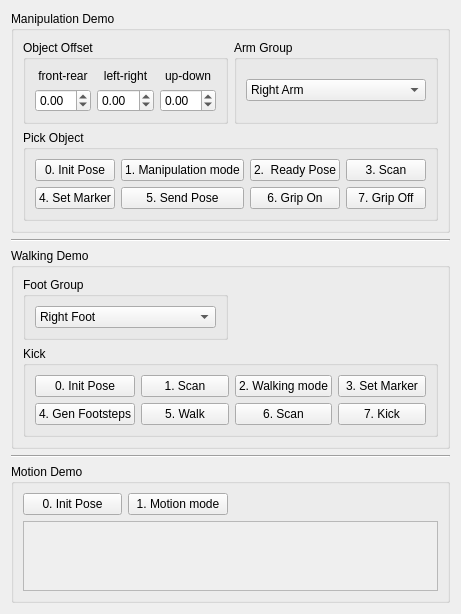
         <widget class="QWidget" name="tab_demo">
          <attribute name="title">
           <string>Demo</string>
          </attribute>
          <layout class="QVBoxLayout" name="verticalLayout_9">
           <item>
            <widget class="QGroupBox" name="groupBox_manipulation_demo">
             <property name="title">
              <string>Manipulation Demo</string>
             </property>
             <layout class="QGridLayout" name="gridLayout_11">
              <item row="0" column="0">
               <widget class="QGroupBox" name="groupBox_object_offset">
                <property name="title">
                 <string>Object Offset</string>
                </property>
                <layout class="QGridLayout" name="gridLayout_12">
                 <item row="0" column="0">
                  <widget class="QLabel" name="label_20">
                   <property name="text">
                    <string>front-rear</string>
                   </property>
                   <property name="alignment">
                    <set>Qt::AlignCenter</set>
                   </property>
                  </widget>
                 </item>
                 <item row="0" column="1">
                  <widget class="QLabel" name="label_21">
                   <property name="text">
                    <string>left-right</string>
                   </property>
                   <property name="alignment">
                    <set>Qt::AlignCenter</set>
                   </property>
                  </widget>
                 </item>
                 <item row="0" column="2">
                  <widget class="QLabel" name="label_22">
                   <property name="text">
                    <string>up-down</string>
                   </property>
                   <property name="alignment">
                    <set>Qt::AlignCenter</set>
                   </property>
                  </widget>
                 </item>
                 <item row="1" column="0">
                  <widget class="QDoubleSpinBox" name="dSpinBox_offset_x">
                   <property name="minimum">
                    <double>-1.000000000000000</double>
                   </property>
                   <property name="maximum">
                    <double>1.000000000000000</double>
                   </property>
                   <property name="singleStep">
                    <double>0.010000000000000</double>
                   </property>
                  </widget>
                 </item>
                 <item row="1" column="1">
                  <widget class="QDoubleSpinBox" name="dSpinBox_offset_y">
                   <property name="minimum">
                    <double>-1.000000000000000</double>
                   </property>
                   <property name="maximum">
                    <double>1.000000000000000</double>
                   </property>
                   <property name="singleStep">
                    <double>0.010000000000000</double>
                   </property>
                  </widget>
                 </item>
                 <item row="1" column="2">
                  <widget class="QDoubleSpinBox" name="dSpinBox_offset_z">
                   <property name="minimum">
                    <double>-1.000000000000000</double>
                   </property>
                   <property name="maximum">
                    <double>1.000000000000000</double>
                   </property>
                   <property name="singleStep">
                    <double>0.010000000000000</double>
                   </property>
                  </widget>
                 </item>
                </layout>
               </widget>
              </item>
              <item row="0" column="1">
               <widget class="QGroupBox" name="groupBox_arm_group">
                <property name="title">
                 <string>Arm Group</string>
                </property>
                <layout class="QVBoxLayout" name="verticalLayout_10">
                 <item>
                  <widget class="QComboBox" name="comboBox_arm_group">
                   <item>
                    <property name="text">
                     <string>Right Arm</string>
                    </property>
                   </item>
                   <item>
                    <property name="text">
                     <string>Left Arm</string>
                    </property>
                   </item>
                  </widget>
                 </item>
                </layout>
               </widget>
              </item>
              <item row="1" column="0" colspan="2">
               <widget class="QGroupBox" name="groupBox_pick_object">
                <property name="title">
                 <string>Pick Object</string>
                </property>
                <layout class="QGridLayout" name="gridLayout_14">
                 <item row="1" column="0">
                  <widget class="QPushButton" name="button_manipulation_demo_4">
                   <property name="enabled">
                    <bool>true</bool>
                   </property>
                   <property name="text">
                    <string>4. Set Marker</string>
                   </property>
                   <attribute name="buttonGroup">
                    <string notr="true">buttonGroup_manipulation_demo</string>
                   </attribute>
                  </widget>
                 </item>
                 <item row="0" column="1">
                  <widget class="QPushButton" name="button_manipulation_demo_1">
                   <property name="enabled">
                    <bool>true</bool>
                   </property>
                   <property name="text">
                    <string>1. Manipulation mode</string>
                   </property>
                   <attribute name="buttonGroup">
                    <string notr="true">buttonGroup_manipulation_demo</string>
                   </attribute>
                  </widget>
                 </item>
                 <item row="0" column="2">
                  <widget class="QPushButton" name="button_manipulation_demo_2">
                   <property name="enabled">
                    <bool>true</bool>
                   </property>
                   <property name="text">
                    <string>2.  Ready Pose</string>
                   </property>
                   <attribute name="buttonGroup">
                    <string notr="true">buttonGroup_manipulation_demo</string>
                   </attribute>
                  </widget>
                 </item>
                 <item row="0" column="3">
                  <widget class="QPushButton" name="button_manipulation_demo_3">
                   <property name="enabled">
                    <bool>true</bool>
                   </property>
                   <property name="text">
                    <string>3. Scan</string>
                   </property>
                   <attribute name="buttonGroup">
                    <string notr="true">buttonGroup_manipulation_demo</string>
                   </attribute>
                  </widget>
                 </item>
                 <item row="0" column="0">
                  <widget class="QPushButton" name="button_manipulation_demo_0">
                   <property name="text">
                    <string>0. Init Pose</string>
                   </property>
                   <attribute name="buttonGroup">
                    <string notr="true">buttonGroup_manipulation_demo</string>
                   </attribute>
                  </widget>
                 </item>
                 <item row="1" column="1">
                  <widget class="QPushButton" name="button_manipulation_demo_5">
                   <property name="enabled">
                    <bool>true</bool>
                   </property>
                   <property name="text">
                    <string>5. Send Pose</string>
                   </property>
                   <attribute name="buttonGroup">
                    <string notr="true">buttonGroup_manipulation_demo</string>
                   </attribute>
                  </widget>
                 </item>
                 <item row="1" column="2">
                  <widget class="QPushButton" name="button_manipulation_demo_6">
                   <property name="text">
                    <string>6. Grip On</string>
                   </property>
                  </widget>
                 </item>
                 <item row="1" column="3">
                  <widget class="QPushButton" name="button_manipulation_demo_7">
                   <property name="text">
                    <string>7. Grip Off</string>
                   </property>
                  </widget>
                 </item>
                </layout>
               </widget>
              </item>
             </layout>
            </widget>
           </item>
           <item>
            <widget class="Line" name="line_8">
             <property name="orientation">
              <enum>Qt::Horizontal</enum>
             </property>
            </widget>
           </item>
           <item>
            <widget class="QGroupBox" name="groupBox_walking_demo">
             <property name="title">
              <string>Walking Demo</string>
             </property>
             <layout class="QGridLayout" name="gridLayout_13">
              <item row="0" column="0">
               <widget class="QGroupBox" name="groupBox_4">
                <property name="title">
                 <string>Foot Group</string>
                </property>
                <layout class="QVBoxLayout" name="verticalLayout_11">
                 <item>
                  <widget class="QComboBox" name="comboBox_kick_foot">
                   <item>
                    <property name="text">
                     <string>Right Foot</string>
                    </property>
                   </item>
                   <item>
                    <property name="text">
                     <string>Left Foot</string>
                    </property>
                   </item>
                  </widget>
                 </item>
                </layout>
               </widget>
              </item>
              <item row="1" column="0" colspan="2">
               <widget class="QGroupBox" name="groupBox_kick">
                <property name="title">
                 <string>Kick</string>
                </property>
                <layout class="QGridLayout" name="gridLayout_15">
                 <item row="0" column="3">
                  <widget class="QPushButton" name="button_walking_demo_3">
                   <property name="enabled">
                    <bool>true</bool>
                   </property>
                   <property name="text">
                    <string>3. Set Marker</string>
                   </property>
                   <attribute name="buttonGroup">
                    <string notr="true">buttonGroup_walking_demo</string>
                   </attribute>
                  </widget>
                 </item>
                 <item row="0" column="1">
                  <widget class="QPushButton" name="button_walking_demo_1">
                   <property name="enabled">
                    <bool>true</bool>
                   </property>
                   <property name="text">
                    <string>1. Scan</string>
                   </property>
                   <attribute name="buttonGroup">
                    <string notr="true">buttonGroup_walking_demo</string>
                   </attribute>
                  </widget>
                 </item>
                 <item row="0" column="2">
                  <widget class="QPushButton" name="button_walking_demo_2">
                   <property name="enabled">
                    <bool>true</bool>
                   </property>
                   <property name="text">
                    <string>2. Walking mode</string>
                   </property>
                   <attribute name="buttonGroup">
                    <string notr="true">buttonGroup_walking_demo</string>
                   </attribute>
                  </widget>
                 </item>
                 <item row="0" column="0">
                  <widget class="QPushButton" name="button_walking_demo_0">
                   <property name="text">
                    <string>0. Init Pose</string>
                   </property>
                   <attribute name="buttonGroup">
                    <string notr="true">buttonGroup_walking_demo</string>
                   </attribute>
                  </widget>
                 </item>
                 <item row="1" column="0">
                  <widget class="QPushButton" name="button_walking_demo_4">
                   <property name="enabled">
                    <bool>true</bool>
                   </property>
                   <property name="text">
                    <string>4. Gen Footsteps</string>
                   </property>
                   <attribute name="buttonGroup">
                    <string notr="true">buttonGroup_walking_demo</string>
                   </attribute>
                  </widget>
                 </item>
                 <item row="1" column="1">
                  <widget class="QPushButton" name="button_walking_demo_5">
                   <property name="enabled">
                    <bool>true</bool>
                   </property>
                   <property name="text">
                    <string>5. Walk</string>
                   </property>
                   <attribute name="buttonGroup">
                    <string notr="true">buttonGroup_walking_demo</string>
                   </attribute>
                  </widget>
                 </item>
                 <item row="1" column="3">
                  <widget class="QPushButton" name="button_walking_demo_7">
                   <property name="text">
                    <string>7. Kick</string>
                   </property>
                  </widget>
                 </item>
                 <item row="1" column="2">
                  <widget class="QPushButton" name="button_walking_demo_6">
                   <property name="text">
                    <string>6. Scan</string>
                   </property>
                  </widget>
                 </item>
                </layout>
               </widget>
              </item>
             </layout>
            </widget>
           </item>
           <item>
            <widget class="Line" name="line_9">
             <property name="orientation">
              <enum>Qt::Horizontal</enum>
             </property>
            </widget>
           </item>
           <item>
            <widget class="QGroupBox" name="groupBox_motion_demo">
             <property name="title">
              <string>Motion Demo</string>
             </property>
             <layout class="QGridLayout" name="gridLayout_16">
              <item row="0" column="1">
               <widget class="QPushButton" name="button_motion_demo_1">
                <property name="text">
                 <string>1. Motion mode</string>
                </property>
               </widget>
              </item>
              <item row="0" column="0">
               <widget class="QPushButton" name="button_motion_demo_0">
                <property name="text">
                 <string>0. Init Pose</string>
                </property>
               </widget>
              </item>
              <item row="0" column="2">
               <widget class="QLabel" name="label_23">
                <property name="text">
                 <string/>
                </property>
               </widget>
              </item>
              <item row="0" column="3">
               <widget class="QLabel" name="label_24">
                <property name="text">
                 <string/>
                </property>
               </widget>
              </item>
              <item row="1" column="0" colspan="4">
               <widget class="QScrollArea" name="scrollArea_action_module">
                <property name="widgetResizable">
                 <bool>true</bool>
                </property>
                <widget class="QWidget" name="scroll_widget_demo_motion">
                 <property name="geometry">
                  <rect>
                   <x>0</x>
                   <y>0</y>
                   <width>772</width>
                   <height>141</height>
                  </rect>
                 </property>
                </widget>
               </widget>
              </item>
             </layout>
            </widget>
           </item>
          </layout>
         </widget>
